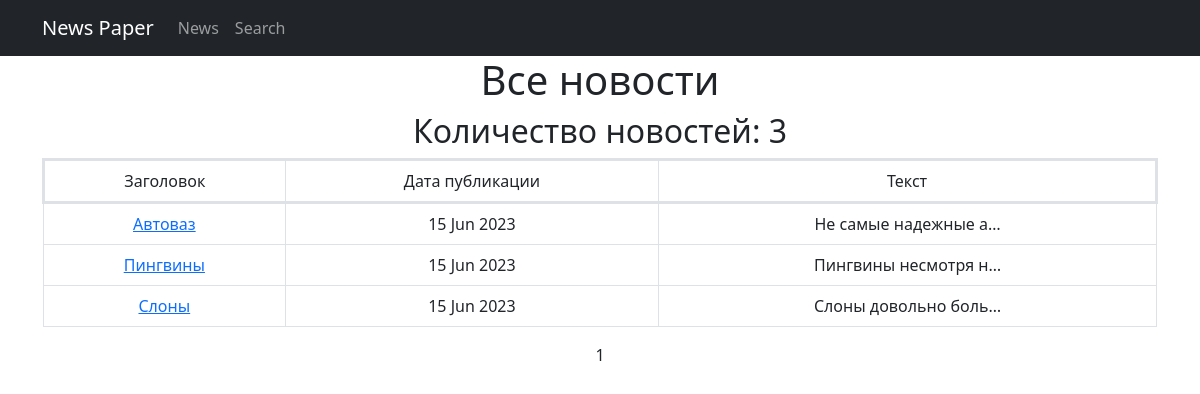
Before: /news/ with the older database file.
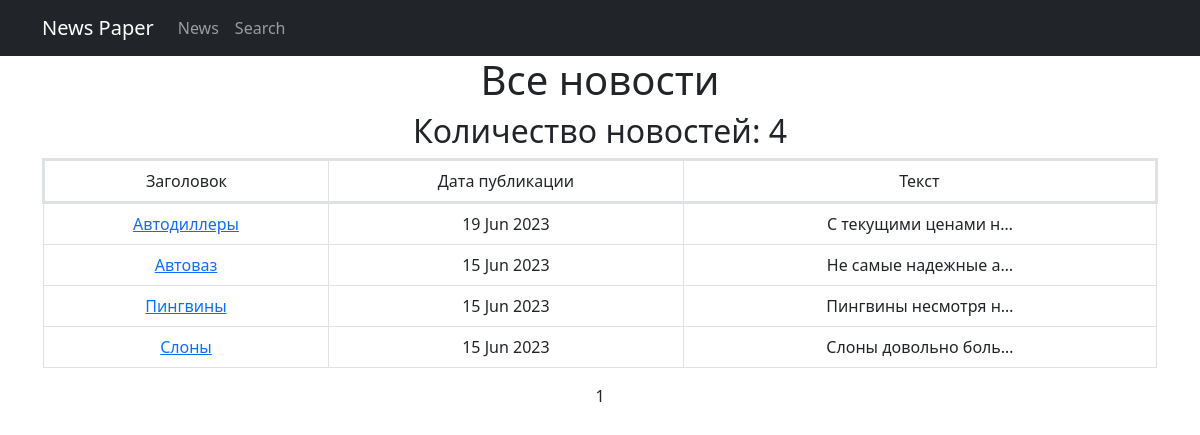
After: the same page with the newer database file.
### news/models.py (models this page shows, shortened)
class Post(models.Model):
    news = 'NW'
    article = 'AR'
    POST_TYPES = [(news, 'Новость'), (article, 'Статья')]
    author = models.ForeignKey('Author', on_delete=models.PROTECT)
    post_type = models.CharField(max_length=2, choices=POST_TYPES, default=article,)
    time_create = models.DateTimeField(auto_now_add=True)
    categories = models.ManyToManyField(Category, through='PostCategory')
    title = models.CharField(max_length=80, default='Заголовок')
    post_text = models.TextField(default='Текст статьи')
    rating = models.IntegerField(default=0)

### news/views.py (the view)
# urls.py: path('', PostsList.as_view(), name='post_list'),
class PostsList(ListView):
    model = Post
    ordering = '-time_create'
    template_name = 'news.html'
    context_object_name = 'news'
    paginate_by = 10
    def get_queryset(self):
        queryset = super().get_queryset()
        self.filterset = PostFilter(self.request.GET, queryset)
        return self.filterset.qs

### news/templatetags/custom_filters.py (called while the page is built)
@register.filter()
def censor(value):
   for word in BAD_WORDS:
        pattern = f'({word[0].upper()}|{word[0].lower()}){word[1:]}'
        value = re.sub(pattern, f'\\1{"*" * (len(word) - 1)}', value)
   return value

### templates/news.html (shortened to what this page needs)
{% extends 'flatpages/default.html' %}
{% load custom_filters %}
{% block content %}
    <h1>Все новости</h1>
    <h2>Количество новостей: {{ news|length }} </h2>
    {% if news %}
    <table class="table table-bordered">
        <tr style='border-width: 3px;'>
            <td>Заголовок</td>
            <td>Дата публикации</td>
            <td>Текст</td>
        </tr>
        {% for post in news %}
        <tr>
            <td><a href="/news/{{post.id}}">{{ post.title|censor }}</a></td>
            <td>{{ post.time_create|date:'d M Y' }}</td>
            <td>{{ post.post_text|truncatechars:20|censor }}</td>
        </tr>
        {% endfor %}
    </table>
    {% else %}
        <h2>Новостей нет</h2>
    {% endif %}
   {{ page_obj.number }}
{% endblock content %}

Changed rows visible on the page:
added Post: title|censor "Автодиллеры", time_create "19 Jun 2023", post_text|censor "С текущими ценами н…"
Other visible differences:
{{ news|length }}: "3" → "4"
